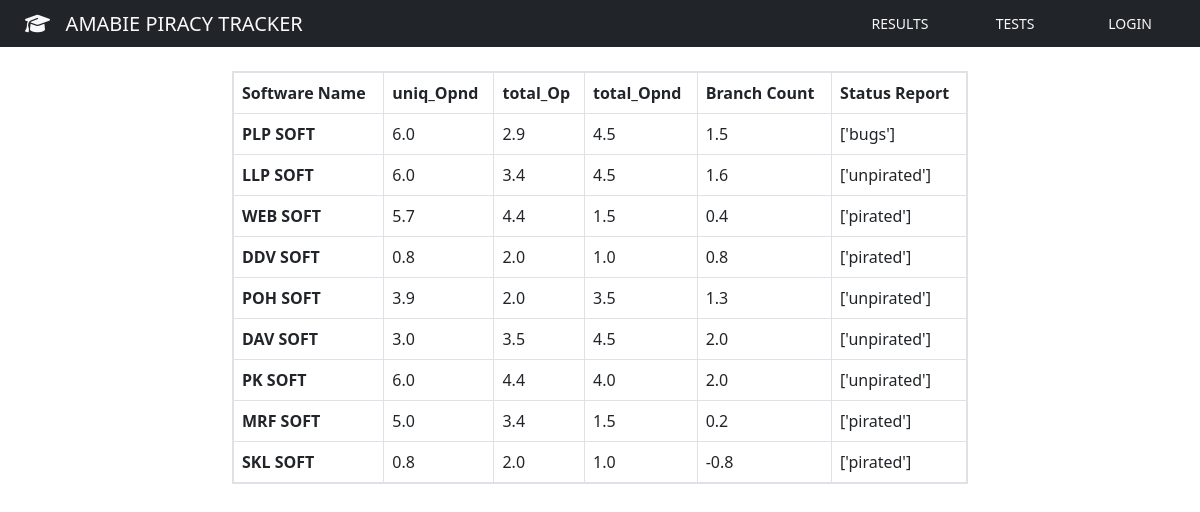
The app's page /result/, older data.
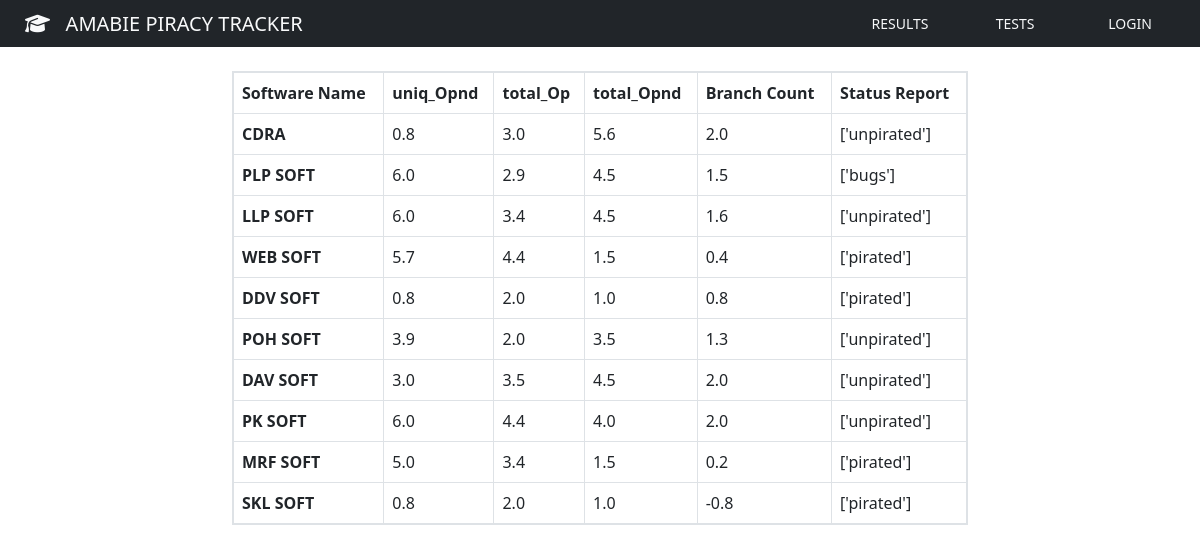
The same page, newer data.
### myapp/models.py (models this page shows, shortened)
class Data(models.Model):
    software_name = models.CharField(max_length=50, null=True)
    uniq_Opnd = models.FloatField(
        validators=[MinValueValidator(0.8), MaxValueValidator(7.9)], null=True)
    total_Op = models.FloatField(
        validators=[MinValueValidator(2.0), MaxValueValidator(4.4)], null=True)
    total_Opnd = models.FloatField(
        validators=[MinValueValidator(1.0), MaxValueValidator(6.9)], null=True)
    branchCount = models.FloatField(
        validators=[MinValueValidator(-0.8), MaxValueValidator(2.5)], null=True)
    predictions = models.CharField(
        max_length=100, blank=True)
    date = models.DateField(auto_now_add=True)
    class Meta:
        ordering = ['-date']

### myapp/views.py (the view)
# urls.py: path('result/', views.result, name="result"),
def result(request):
    predicted_soft = Data.objects.all()
    context = {
        'predicted_soft': predicted_soft
    }
    return render(request, "result.html", context)

### myapp/templates/result.html
{% extends 'base.html' %}
{% block content %}
<div class="container">
  <div class="row mt-4">
    <div class="col-md-8 offset-md-2">
      <table class="table border border-2">
        <thead>
            <tr>
                <th class="border" scope="col">Software Name</th>
                <th class="border" scope="col">uniq_Opnd</th>
                <th class="border" scope="col">total_Op</th>
                <th class="border" scope="col">total_Opnd</th>
                <th class="border" scope="col">Branch Count</th>
                <th class="border" scope="col">Status Report</th>
            </tr>
        </thead>
        <tbody>
          {% for data in predicted_soft %}
            <tr>
                <th class="border" scope="row">{{data.software_name}}</th>
                <td class="border">{{data.uniq_Opnd}}</td>
                <td class="border">{{data.total_Op}}</td>
                <td class="border">{{data.total_Opnd}}</td>
                <td class="border">{{data.branchCount}}</td>
                <td class="border">{{data.predictions}}</td>
            </tr>
            {% endfor %}
        </tbody>
      </table>
    </div>
  </div>
</div>
{% endblock content %}

Row changes from the older to the newer data that the page shows:
added Data: software_name "CDRA", uniq_Opnd "0.8", total_Op "3.0", total_Opnd "5.6", branchCount "2.0", predictions "['unpirated']"
